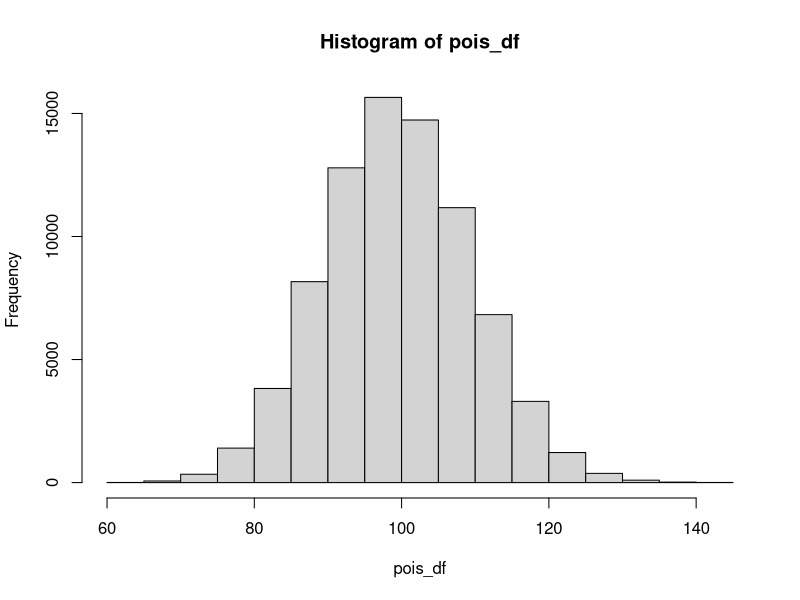
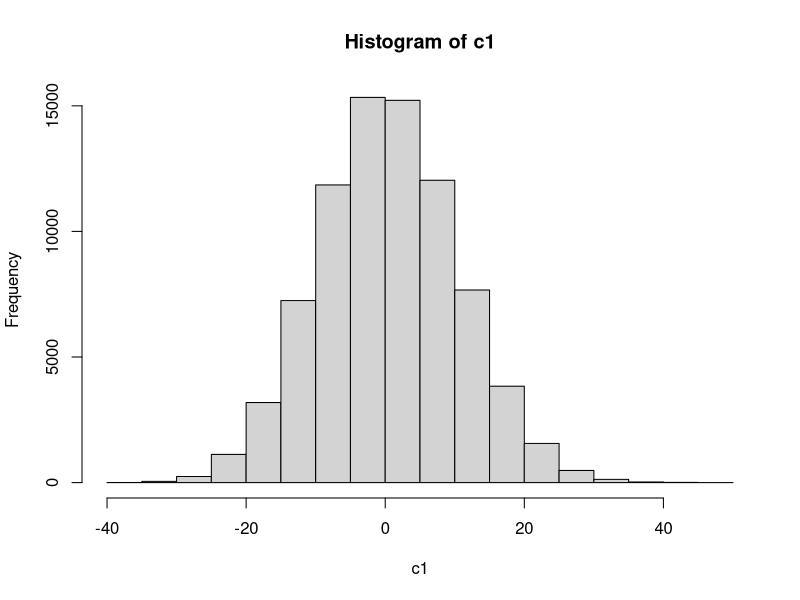

Generate these figures, in order, with R:
# ◧ A gente já sabe que o R nada de braçada em cálculos, análises e gráficos, certo? Então, vamos começar a aprender como fazer nossos cálculos no R.
# 
# ◧ Primeira coisa a dizer é que o R faz todos os cálculos mais "simples": somar, subtrair, multiplicar... E também os cálculos mais
# "estatísticos": média, mediana, variância... Mas também faz muito mais coisa!!!
#   
#   ◧ Como este é um curso de R básico, vamos focar nas funções mais simples, ok? Porém já introduzindo alguns usos práticos que podemos fazer com elas.
# 
# 📘 Os materiais desta atividade são um vídeo e o código de aula, disponível no github: https://github.com/hugoavmedeiros/cd_com_r/blob/master/scripts/programacao/calculando.R.
# 
# 💎 Compartilhe com a gente um código criado por você com a centralização de alguma base de dados (nativa, externa ou criada por você 🙂) Lembre-se de compartilhar um link do github!


### Gerando uma distribuição de poisson composta por 10.000 elementos com a função rpois
pois_df <- rpois(80000,100)
# visualizando a distribuição
pois_df

length(pois_df) # quantidade de registgros

#### Centralizando nossa distribuição subtraindo a média.
c1 <- pois_df - mean(pois_df)

### Podemos perceber uma concentração dos dados após o processo, ainda que discreta.
hist(pois_df)
hist(c1)

